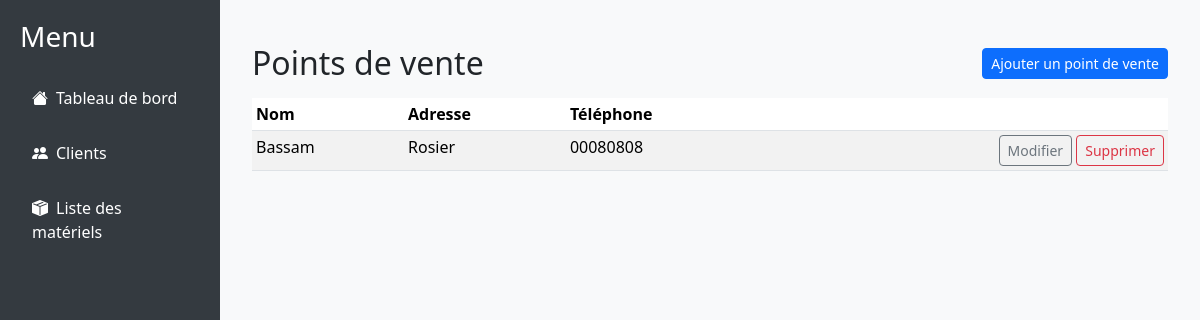
The page /points-vente/ on the database its author committed.
### devis_app/models.py (models this page shows, shortened)
class PointVente(models.Model):
    nom = models.CharField(max_length=100)
    adresse = models.CharField(max_length=255, blank=True, null=True)
    telephone = models.CharField(max_length=20, blank=True, null=True)

### devis_app/views.py (the view)
# urls.py: path('points-vente/', views.liste_point_ventes, name='liste_point_ventes'),
def liste_point_ventes(request):
    try:
        from .models import PointVente
        points = PointVente.objects.all()
    except Exception:
        points = []
    return render(request, 'points_vente/point_vente_list.html', {'points': points})

### devis_app/templates/points_vente/point_vente_list.html
{% extends 'base.html' %}
{% load static %}
{% block content %}
<div class="container py-4">
  <div class="d-flex justify-content-between align-items-center mb-3">
    <h2 class="m-0">Points de vente</h2>
    <a href="{% url 'ajouter_point_vente' %}" class="btn btn-sm btn-primary">Ajouter un point de vente</a>
  </div>
  {% if points %}
    <div class="table-responsive">
      <table class="table table-sm table-striped">
        <thead>
          <tr>
            <th>Nom</th>
            <th>Adresse</th>
            <th>Téléphone</th>
            <th></th>
          </tr>
        </thead>
        <tbody>
          {% for p in points %}
            <tr>
              <td>{{ p.nom }}</td>
              <td>{{ p.adresse }}</td>
              <td>{{ p.telephone }}</td>
              <td class="text-end">
                <a href="{% url 'modifier_point_vente' p.pk %}" class="btn btn-sm btn-outline-secondary">Modifier</a>
                <a href="{% url 'supprimer_point_vente' p.pk %}" class="btn btn-sm btn-outline-danger">Supprimer</a>
              </td>
            </tr>
          {% endfor %}
        </tbody>
      </table>
    </div>
  {% else %}
    <p class="text-muted">Aucun point de vente trouvé.</p>
  {% endif %}
</div>
{% endblock %}

### devis_app/templates/base.html (style rules this page uses)
body { display: flex; min-height: 100vh; margin: 0; background-color: #f8f9fa; }

### rows shown on the page
PointVente: nom "Bassam", adresse "Rosier", telephone "00080808"
